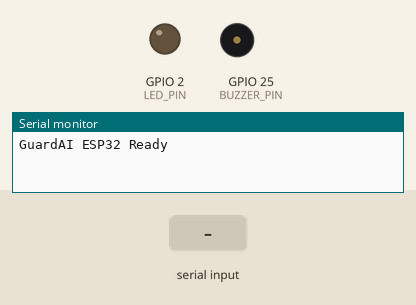
Simulated run of this sketch. Board: ESP32. Shown: output pins drawn as LEDs (lit = HIGH), buzzer (waves = sounding, pin HIGH), the last lines printed to the serial monitor. Inputs (shaded band) come from the test bench.

Above: at 1.2 s.
1.3 s: "ALERT\n" received over Serial
At 2.3 s:
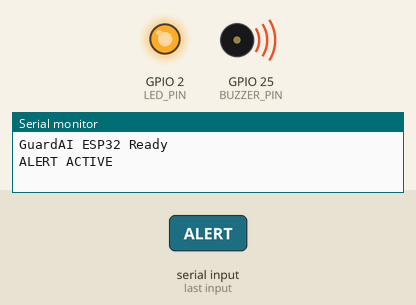
2.8 s: "CLEAR\n" received over Serial
At 3.4 s:
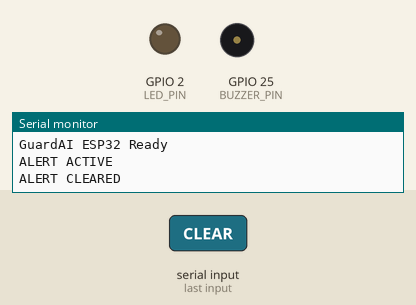
Timing chart, 0 to 5.8 s (numbered marks = the images above; inputs shaded):
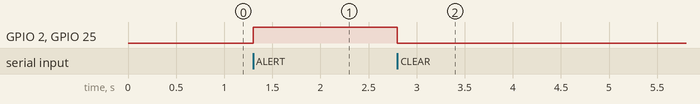

The sketch:

GuardAI_ESP32.ino.ino
```cpp
#define BUZZER_PIN 25
#define LED_PIN 2

void setup() {
  Serial.begin(115200);
  Serial.setTimeout(50);

  pinMode(BUZZER_PIN, OUTPUT);
  pinMode(LED_PIN, OUTPUT);

  digitalWrite(BUZZER_PIN, LOW);
  digitalWrite(LED_PIN, LOW);

  Serial.println("GuardAI ESP32 Ready");
}

void loop() {
  if (Serial.available()) {
    String command = Serial.readStringUntil('\n');
    command.trim();

    if (command == "ALERT") {
      digitalWrite(BUZZER_PIN, HIGH);
      digitalWrite(LED_PIN, HIGH);
      Serial.println("ALERT ACTIVE");
    }
    else if (command == "CLEAR") {
      digitalWrite(BUZZER_PIN, LOW);
      digitalWrite(LED_PIN, LOW);
      Serial.println("ALERT CLEARED");
    }
  }
}
```

Measured:
- after the input at 1.3 s, GPIO 2 (LED_PIN), GPIO 25 (BUZZER_PIN): LOW → HIGH at once
- after the input at 2.8 s, GPIO 2 (LED_PIN), GPIO 25 (BUZZER_PIN): HIGH → LOW at once
